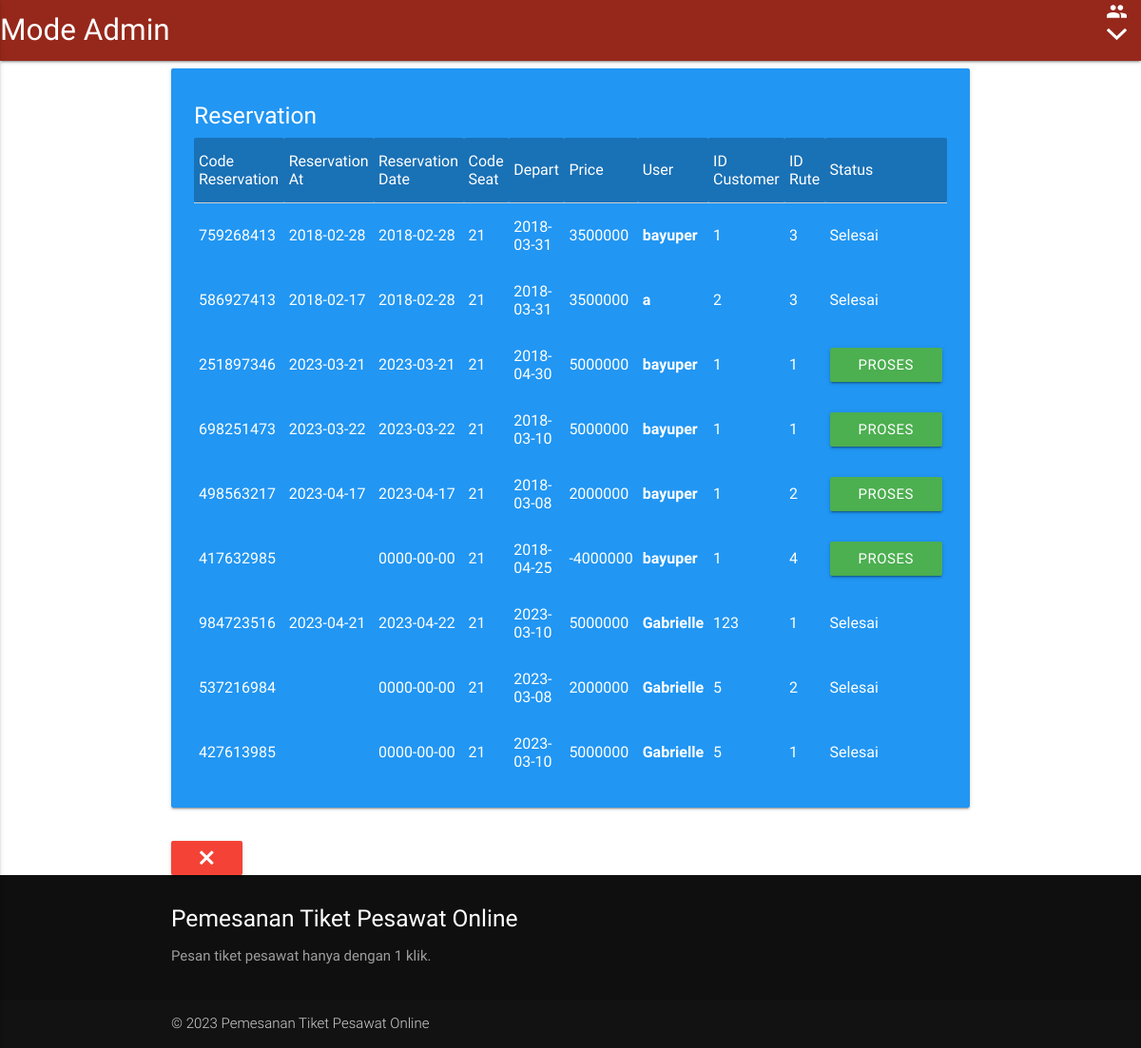
Screenshot of /admin/reserv.php (signed in) with the database file from the repository.
### tables this page shows
CREATE TABLE `reserv` (
  `id_reserv` int(11) NOT NULL,
  `reserv_code` decimal(10,0) NOT NULL,
  `reserv_at` text NOT NULL,
  `reserv_date` date NOT NULL,
  `seat` decimal(10,0) NOT NULL,
  `depart` date NOT NULL,
  `price` decimal(10,0) NOT NULL,
  `id_user` int(11) NOT NULL,
  `id_customer` int(11) NOT NULL,
  `id_rute` int(11) NOT NULL,
  `status` varchar(100) NOT NULL
);

CREATE TABLE `user` (
  `id_user` int(11) NOT NULL,
  `username` text NOT NULL,
  `password` text NOT NULL,
  `fullname` text NOT NULL
);

### admin/reserv.php (the view, shortened to what this page needs)
<html>
<head>
    <link rel="stylesheet" href="../css/materialize.min.css">
    <link rel="stylesheet" href="../css/ionicons.min.css">
</head>
<body>
    <?php include "nav.php"; ?>
    <div class="container">
        <div class="row">
            <div class="col s12">
                <div class="card-panel white-text blue">
                    <h5>Reservation</h5>
                    <table>
                        <thead style="background-color: rgba(0, 0, 0, 0.25);" class="white-text">
                            <tr>
                                <td>Code Reservation</td>
                                <td>Reservation At</td>
                                <td>Reservation Date</td>
                                <td>Code Seat</td>
                                <td>Depart</td>
                                <td>Price</td>
                                <td>User</td>
                                <td>ID Customer</td>
                                <td>ID Rute</td>
                                <td>Status</td>
                            </tr>
                        </thead>
                        <tbody class="white-text">
                            <?php include "koneksi.php";
                            $sql = mysqli_query($conn, 'select * from reserv ');
                            while ($dtt = mysqli_fetch_array($sql)) {
                            ?>
                                <tr>
                                    <td>
                                        <?= $dtt['reserv_code']; ?>
                                    </td>
                                    <td>
                                        <?= $dtt['reserv_at']; ?>
                                    </td>
                                    <td>
                                        <?= $dtt['reserv_date']; ?>
                                    </td>
                                    <td>
                                        <?= $dtt['seat']; ?>
                                    </td>
                                    <td>
                                        <?= $dtt['depart']; ?>
                                    </td>
                                    <td>
                                        <?= $dtt['price']; ?>
                                    </td>
                                    <td>
                                        <?php
                                        include "koneksi.php";
                                        $squ = mysqli_query($conn, 'select * from user where id_user="' . $dtt['id_user'] . '" ');
                                        while ($quu = mysqli_fetch_array($squ)) {
                                        ?>
                                            <b><?= $quu['username']; ?></b>
                                        <?php } ?>
                                    </td>
                                    <td>
                                        <?= $dtt['id_customer']; ?>
                                    </td>
                                    <td>
                                        <?= $dtt['id_rute']; ?>
                                    </td>
                                    <td>
                                        <?php
                                        if ($dtt['status'] == 'Proses') {
                                        ?>
                                            <a href="terima.php?id_reserv=<?= $dtt['id_reserv']; ?>" onclick="return confirm('Ingin Melanjutkan?');" class="white-text">
                                                <button class="btn waves-effect green"><?= $dtt['status']; ?></button>
                                            </a>
                                        <?php
                                        } else {
                                            echo $dtt['status'];
                                        }
                                        ?>
                                    </td>
                                </tr>
                            <?php } ?>
                        </tbody>
                    </table>
                </div>
            </div>
        </div>
        <a href="index.php" onclick="window.close();"><button class="btn waves-effect red"><i class="ion-close"></i></button></a>
    </div>
    <?php include "footer.php"; ?>
</body>
</html>

### rows the page displays
reserv: reserv_code "759268413", reserv_at "2018-02-28", reserv_date "2018-02-28", seat "21", depart "2018-03-31", price "3500000", id_customer "1", id_rute "3", status "Selesai"
user: username "bayuper"
reserv: reserv_code "586927413", reserv_at "2018-02-17", reserv_date "2018-02-28", seat "21", depart "2018-03-31", price "3500000", id_customer "2", id_rute "3", status "Selesai"
user: username "a"
reserv: reserv_code "251897346", reserv_at "2023-03-21", reserv_date "2023-03-21", seat "21", depart "2018-04-30", price "5000000", id_customer "1", id_rute "1", status "PROSES"
reserv: reserv_code "698251473", reserv_at "2023-03-22", reserv_date "2023-03-22", seat "21", depart "2018-03-10", price "5000000", id_customer "1", id_rute "1", status "PROSES"
reserv: reserv_code "498563217", reserv_at "2023-04-17", reserv_date "2023-04-17", seat "21", depart "2018-03-08", price "2000000", id_customer "1", id_rute "2", status "PROSES"
reserv: reserv_code "417632985", reserv_date "0000-00-00", seat "21", depart "2018-04-25", price "-4000000", id_customer "1", id_rute "4", status "PROSES"
reserv: reserv_code "984723516", reserv_at "2023-04-21", reserv_date "2023-04-22", seat "21", depart "2023-03-10", price "5000000", id_customer "123", id_rute "1", status "Selesai"
user: username "Gabrielle"
reserv: reserv_code "537216984", reserv_date "0000-00-00", seat "21", depart "2023-03-08", price "2000000", id_customer "5", id_rute "2", status "Selesai"
reserv: reserv_code "427613985", reserv_date "0000-00-00", seat "21", depart "2023-03-10", price "5000000", id_customer "5", id_rute "1", status "Selesai"
